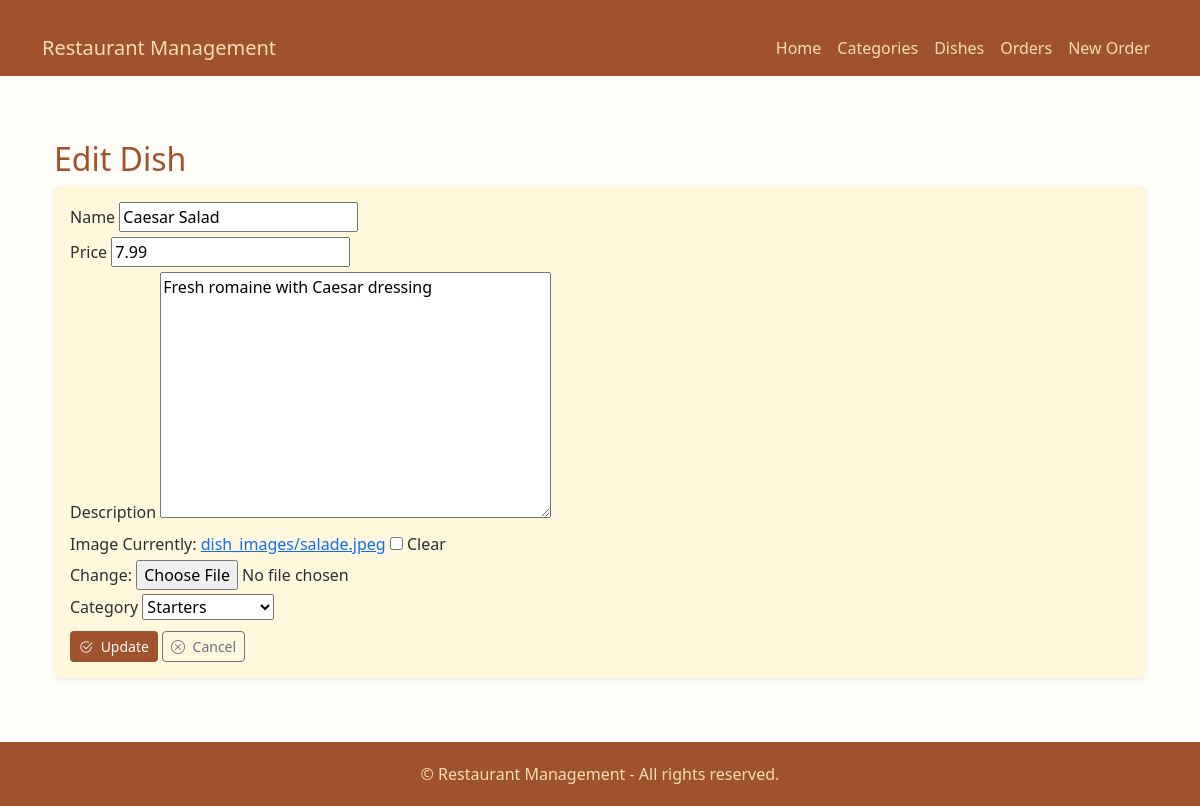
Screenshot of /dishes/1/edit/ with the database file from the repository.
### menu/models.py (models this page shows, shortened)
class Dish(models.Model):
    name = models.CharField(max_length=100)
    price = models.DecimalField(max_digits=6, decimal_places=2)
    description = models.TextField(blank=True)
    image = models.ImageField(upload_to='dish_images/', blank=True, null=True)
    category = models.ForeignKey(Category, on_delete=models.CASCADE, related_name='dishes')

### menu/views.py (the view)
# urls.py: path('dishes/<int:pk>/edit/', views.dish_edit, name='dish_edit'),
def dish_edit(request, pk):
    dish = get_object_or_404(Dish, pk=pk)
    if request.method == 'POST':
        form = DishForm(request.POST, request.FILES, instance=dish)
        if form.is_valid():
            form.save()
            return redirect('dish_list')
    else:
        form = DishForm(instance=dish)
    return render(request, 'menu/dish_form.html', {'form': form, 'dish': dish})

### menu/forms.py
class DishForm(forms.ModelForm):
    class Meta:
        model = Dish
        fields = ['name', 'price', 'description', 'image', 'category']

### menu/models.py (called while the page is built)
    def __str__(self):
        return self.name

### menu/templates/menu/dish_form.html (shortened to what this page needs)
{% extends 'menu/base.html' %}
{% block content %}
<div class="container ">
    <h2 class="mb-2" style="color: #A0522D;">{% if dish %}Edit Dish{% else %}Add New Dish{% endif %}</h2>
    <form method="POST" enctype="multipart/form-data" novalidate class="p-3 rounded shadow-sm" style="background-color: #FFF8DC;">
        {% for field in form %}
            <div class="mb-1">
                <label class="form-label mb-1">{{ field.label }}</label>
                {{ field }}
            </div>
        {% endfor %}
        <div class="d-flex gap-1 mt-2">
            <button type="submit" class="btn btn-sm" style="background-color: #A0522D; color: white;">
                <i class="bi bi-check2-circle me-1"></i> {% if dish %}Update{% else %}Create{% endif %}
            </button>
            <a href="{% url 'dish_list' %}" class="btn btn-sm btn-outline-secondary">
                <i class="bi bi-x-circle me-1"></i> Cancel
            </a>
        </div>
    </form>
</div>
{% endblock %}

### menu/templates/menu/base.html (style rules this page uses)
body { background-color: #FFFDF7; color: #2E2E2E; }
.container { margin-top: 20px; }

### rows the page displays
Dish: form "Caesar Salad" "7.99" "Fresh romaine with Caesar dressing" "Starters"

### other values shown
{{ field.label }} "Name" "Price" "Description" "Image" "Category"
